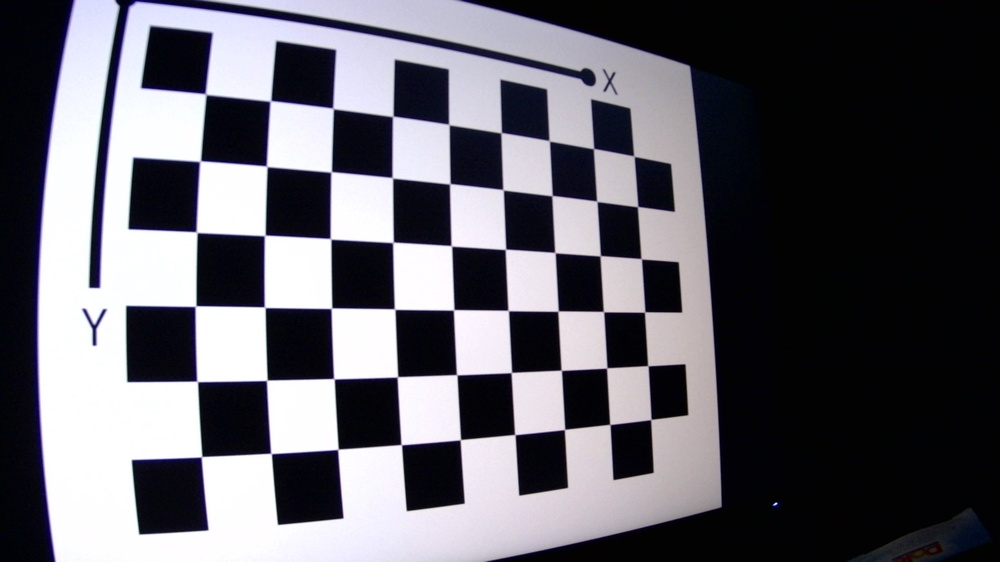
#> input picture Camera/CheckerBoard/WIN_20190409_23_16_32_Pro.jpg, 1000 x 562 px, shrunk from 1920 x 1080 before the run; its folder holds 4 pictures in this run
$ python calibration.py
#> lines starting #> are read from the running program, lines starting #| are printed output that depends on the picture
import cv2
import numpy as np
import glob
import matplotlib.pyplot as plt
import os.path as path
import pickle


def lazy_calibration(func):
    """
    Decorator for calibration function to avoid re-computing calibration every time.
    """
    calibration_cache = 'calibration_data.pickle'

    def wrapper(*args, **kwargs):
        if path.exists(calibration_cache):
            print('Loading cached camera calibration...', end=' ')
            with open(calibration_cache, 'rb') as dump_file:
                calibration = pickle.load(dump_file)
        else:
            print('Computing camera calibration...', end=' ')
            calibration = func(*args, **kwargs)
            with open(calibration_cache, 'wb') as dump_file:
                pickle.dump(calibration, dump_file)
        print('Done.')
        return calibration

    return wrapper


@lazy_calibration
def calibrate_camera(calib_images_dir, verbose=False):
    """
    Calibrate the camera given a directory containing calibration chessboards.

    :param calib_images_dir: directory containing chessboard frames
    :param verbose: if True, draw and show chessboard corners
    :return: calibration parameters
    """
#> called with calib_images_dir = 'CheckerBoard', verbose = False

    assert path.exists(calib_images_dir), '"{}" must exist and contain calibration images.'.format(calib_images_dir)

    # prepare object points, like (0,0,0), (1,0,0), (2,0,0) ....,(6,5,0)
    objp = np.zeros((6 * 9, 3), np.float32)
    objp[:, :2] = np.mgrid[0:9, 0:6].T.reshape(-1, 2)

    # Arrays to store object points and image points from all the images.
    objpoints = []  # 3d points in real world space
    imgpoints = []  # 2d points in image plane.

    # Make a list of calibration images
    images = glob.glob(path.join(calib_images_dir, '*.jpg'))

    # Step through the list and search for chessboard corners
    for filename in images:

        img = cv2.imread(filename)
#> img is the input picture: shape (562, 1000, 3); mean B, G, R 103.9, 96.6, 97.9
        gray = cv2.cvtColor(img, cv2.COLOR_BGR2GRAY)
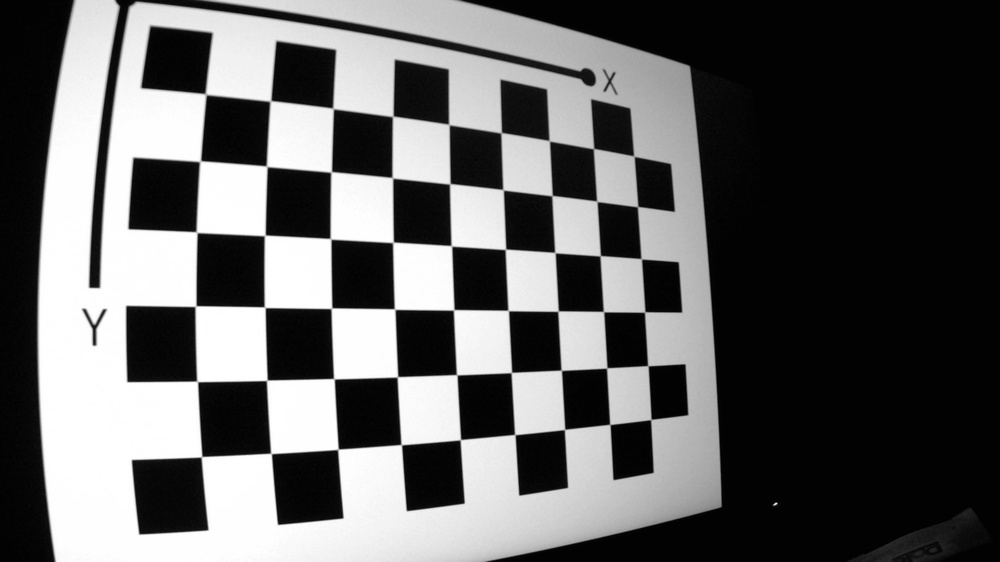
#> gray: shape (562, 1000); min 0, max 255, mean 97.8

        # Find the chessboard corners
        pattern_found, corners = cv2.findChessboardCorners(gray, (9, 6), None)
#> pattern_found = True; corners = 54 rows, first 8: [206.5, 94.86], [271, 100.4], [333.1, 108.5], [393, 116.2], [449, 124.6], [501.3, 132.6], [549.3, 140.8], [593.6, 148.5]

        if pattern_found is True:
            objpoints.append(objp)
            imgpoints.append(corners)

            if verbose:
                # Draw and display the corners
                img = cv2.drawChessboardCorners(img, (9, 6), corners, pattern_found)
                cv2.imshow('img',img)
                cv2.waitKey(500)
#> pass 2 of the loop in calibrate_camera, `for filename in images:`:
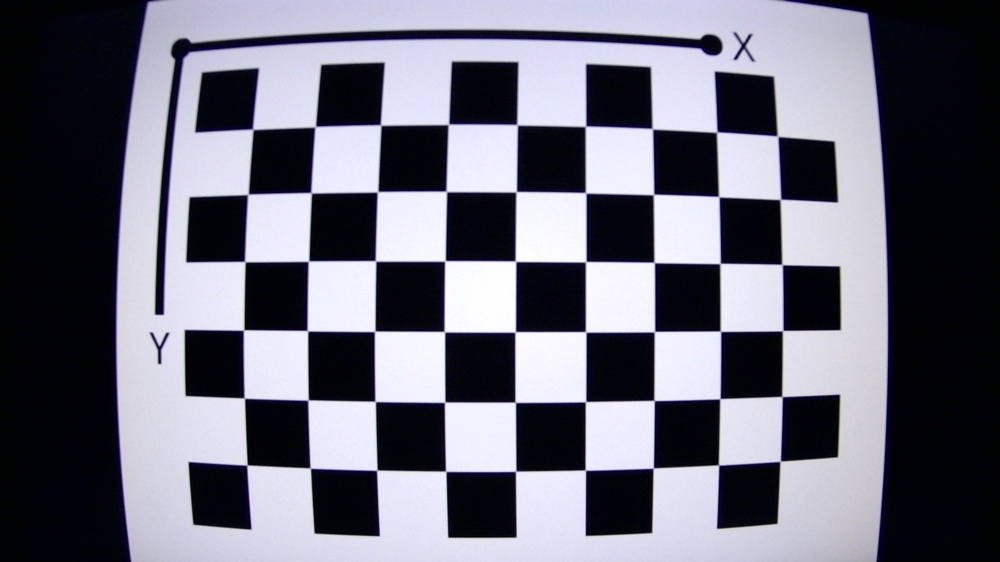
#> input picture Camera/CheckerBoard/WIN_20190409_23_16_42_Pro.jpg, 1000 x 562 px, shrunk from 1920 x 1080 before the run
#> in calibrate_camera, img is the input picture: shape (562, 1000, 3); mean B, G, R 120.6, 108, 107.9
#> in calibrate_camera, `gray = cv2.cvtColor(img, cv2.COLOR_BGR2GRAY)`:
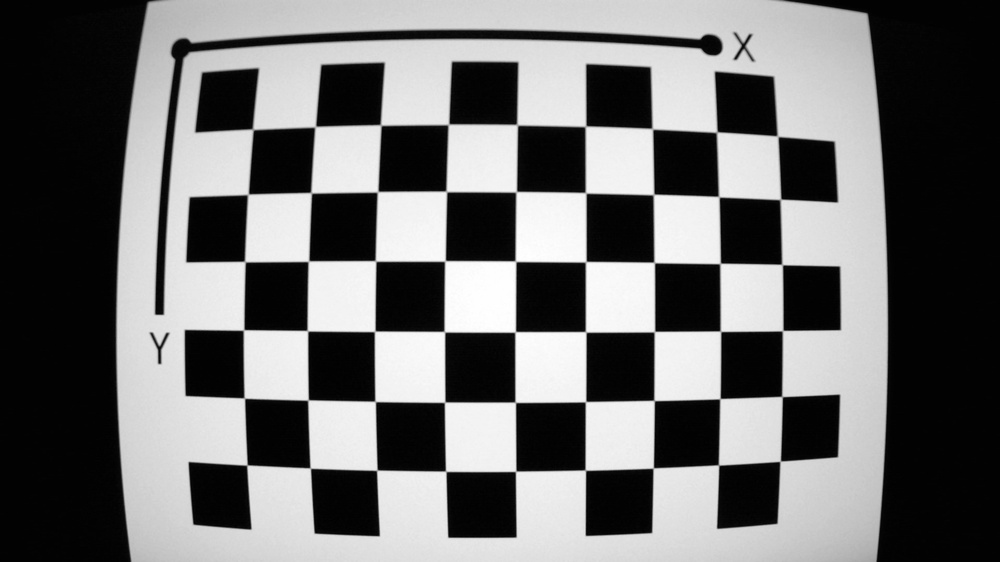
#> gray: shape (562, 1000); min 0, max 255, mean 109.4
#> corners = 54 rows, first 8: [253.1, 129.6], [315.8, 126.2], [380.9, 125.2], [448.5, 124.3], [516.9, 124.5], [585.8, 126], [652.4, 128.8], [717.1, 131.7]
#> pass 3 of the loop in calibrate_camera, `for filename in images:`:
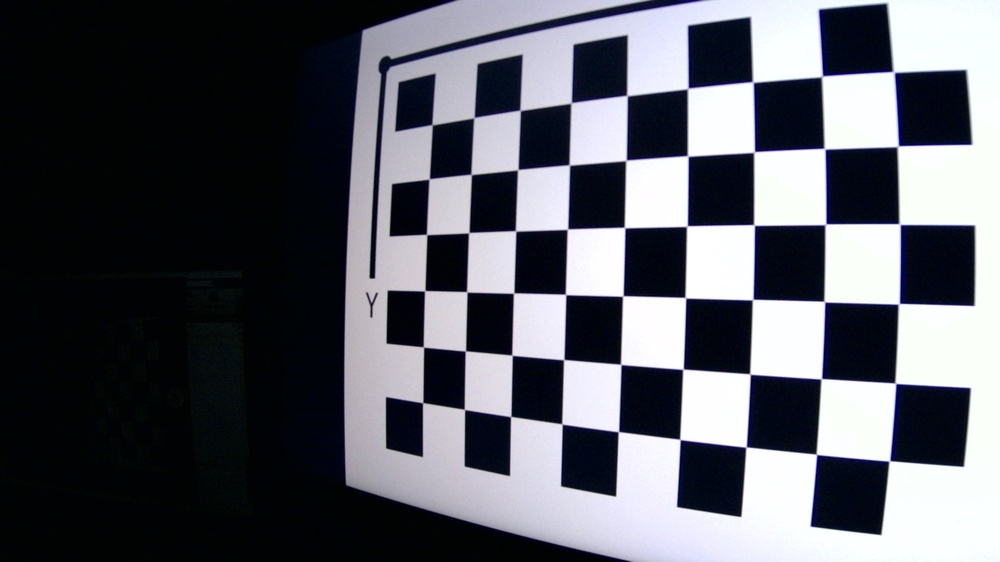
#> input picture Camera/CheckerBoard/WIN_20190409_23_16_51_Pro.jpg, 1000 x 562 px, shrunk from 1920 x 1080 before the run
#> in calibrate_camera, img is the input picture: shape (562, 1000, 3); mean B, G, R 100, 92.4, 90.6
#> in calibrate_camera, `gray = cv2.cvtColor(img, cv2.COLOR_BGR2GRAY)`:
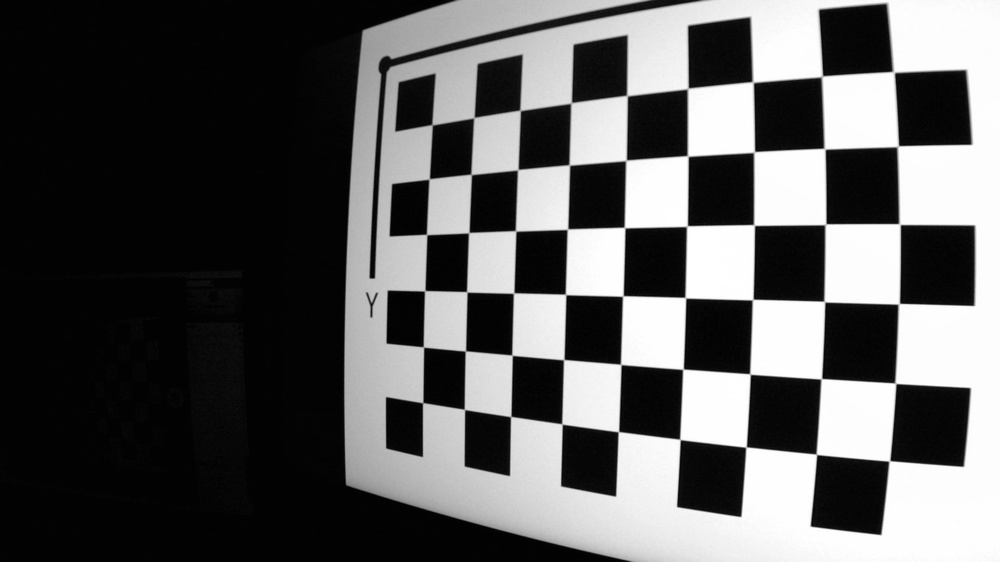
#> gray: shape (562, 1000); min 0, max 255, mean 92.7
#> corners = 54 rows, first 8: [432.2, 124.8], [474, 117.6], [520.2, 110.4], [571.1, 102.9], [627, 95.59], [688.5, 87.8], [752.7, 81.84], [822.8, 75.6]
#> the loop made 4 passes; the first 3 are shown

    if verbose:
        cv2.destroyAllWindows()

    ret, mtx, dist, rvecs, tvecs = cv2.calibrateCamera(objpoints, imgpoints, gray.shape[::-1], None, None)

    return ret, mtx, dist, rvecs, tvecs


def undistort(frame, mtx, dist, verbose=False):
    """
    Undistort a frame given camera matrix and distortion coefficients.
    :param frame: input frame
    :param mtx: camera matrix
    :param dist: distortion coefficients
    :param verbose: if True, show frame before/after distortion correction
    :return: undistorted frame
    """
    frame_undistorted = cv2.undistort(frame, mtx, dist, newCameraMatrix=mtx)

    if verbose:
        fig, ax = plt.subplots(nrows=1, ncols=2)
        ax[0].imshow(cv2.cvtColor(frame, cv2.COLOR_BGR2RGB))
        ax[1].imshow(cv2.cvtColor(frame_undistorted, cv2.COLOR_BGR2RGB))
        plt.show()

    return frame_undistorted


if __name__ == '__main__':

    ret, mtx, dist, rvecs, tvecs = calibrate_camera(calib_images_dir='CheckerBoard')
